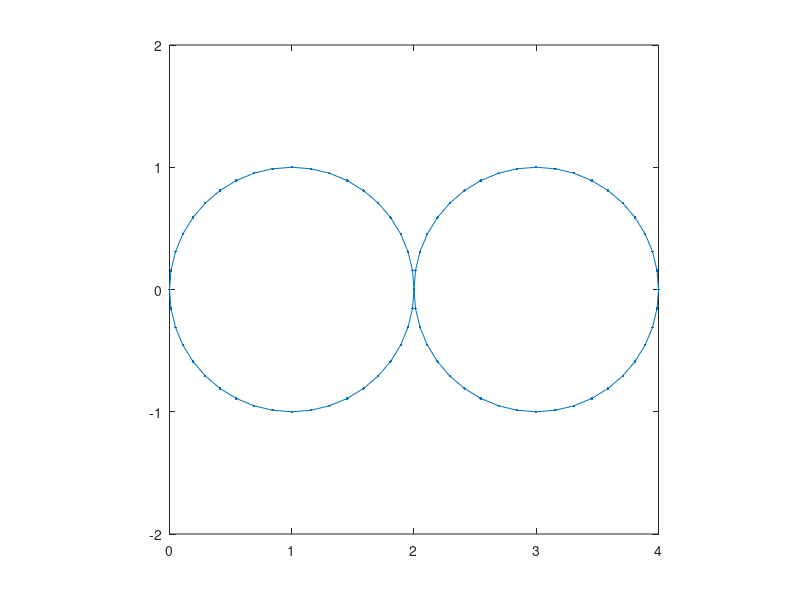
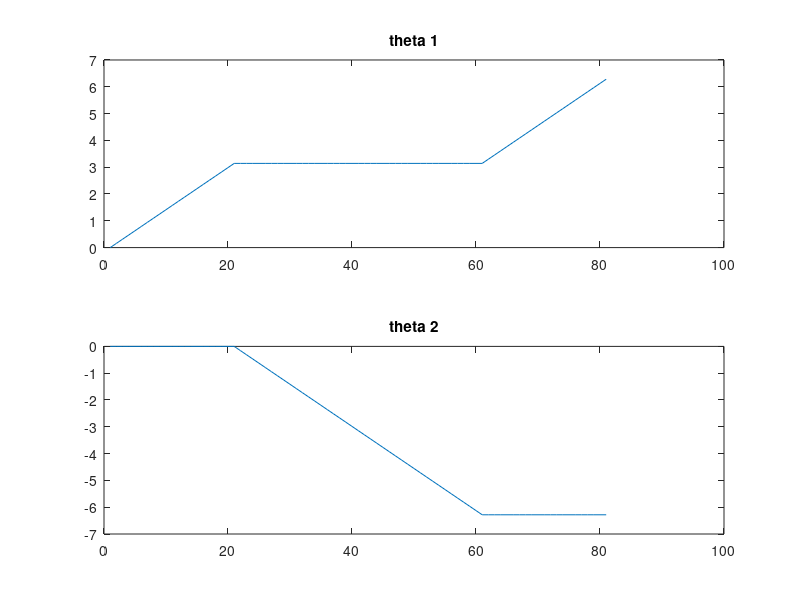
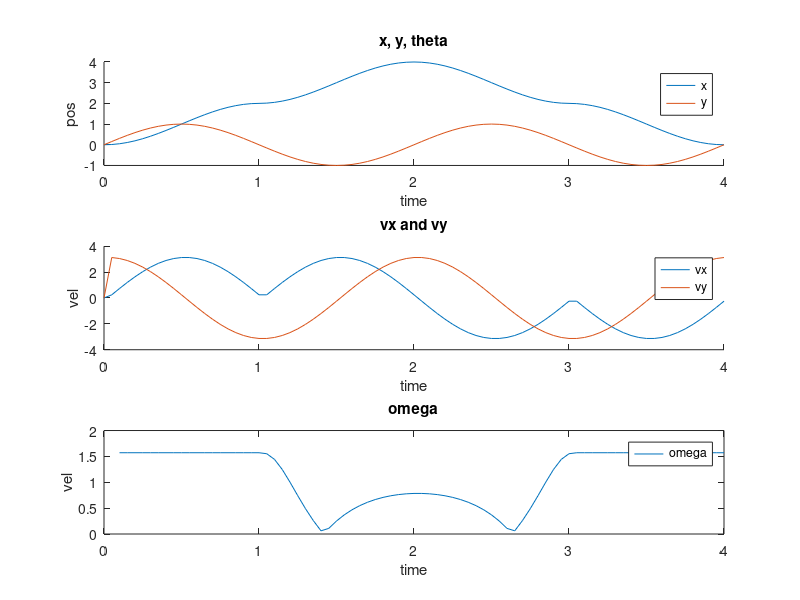

Write the MATLAB code that produced these figures, in order.
clear
close all

t1 = 1;
t2 = 3;
t3 = 4;

R1 = 1;
R2 = 1;

time_step = 0.05;

theta_1 = 0;
theta_2 = 0;
delta_theta = 0;
x = 0;
y = 0;
time = 0;

figure()
for t=time_step:time_step:t3
    if t <= t1
        tmp_theta_1 = theta_1(end) + pi*time_step/t1;
        tmp_theta_2 = 0;
    elseif t <= t2
        tmp_theta_1 = theta_1(end);
        tmp_theta_2 = theta_2(end) - 2*pi*time_step/(t2-t1);
    else
        tmp_theta_1 = theta_1(end) + pi*time_step/(t3-t2);
        tmp_theta_2 = theta_2(end);
    end
    
    theta_1 = [theta_1; tmp_theta_1];
    theta_2 = [theta_2; tmp_theta_2];
    
    x = [x; R1 - R1*cos(tmp_theta_1) + R2 - R2*cos(tmp_theta_2)];
    y = [y; R1*sin(tmp_theta_1) + R2*sin(tmp_theta_2)];
    
    x1 = x(end-1);
    y1 = y(end-1);
    x2 = x(end);
    y2 = y(end);
    delta_theta = [delta_theta; acos((x1*x2 + y1*y2)/(sqrt(x1^2 + y1^2)*sqrt(x2^2 + y2^2)))];
    
    time = [time, t];
    
    cla
    plot(x, y, '.-')
    xlim([0, 4])
    ylim([-2, 2])
    axis equal
    pause(time_step)
end

%% calculate velocity
vx = 0;
vy = 0;
omega = 0;

delta_theta(end) = delta_theta(end-1); % avoid NaN

for i =2:length(x)
    vx = [vx; (x(i) - x(i-1))/time_step];
    vy = [vy; (y(i) - y(i-1))/time_step];
    omega = [omega; delta_theta(i)/time_step];
end


%% plot
figure()
subplot(2,1,1)
plot(theta_1)
title('theta 1')

subplot(2,1,2)
plot(theta_2)
title('theta 2')

figure()
subplot(3,1,1)
hold on
plot(time, x)
plot(time, y)
title('x, y, theta')
xlabel('time')
ylabel('pos')
legend('x', 'y')
hold off

subplot(3,1,2)
hold on
plot(time, vx)
plot(time, vy)
title('vx and vy')
xlabel('time')
ylabel('vel')
legend('vx', 'vy')
hold off

subplot(3,1,3)
plot(time, omega)
title('omega')
xlabel('time')
ylabel('vel')
legend('omega')
